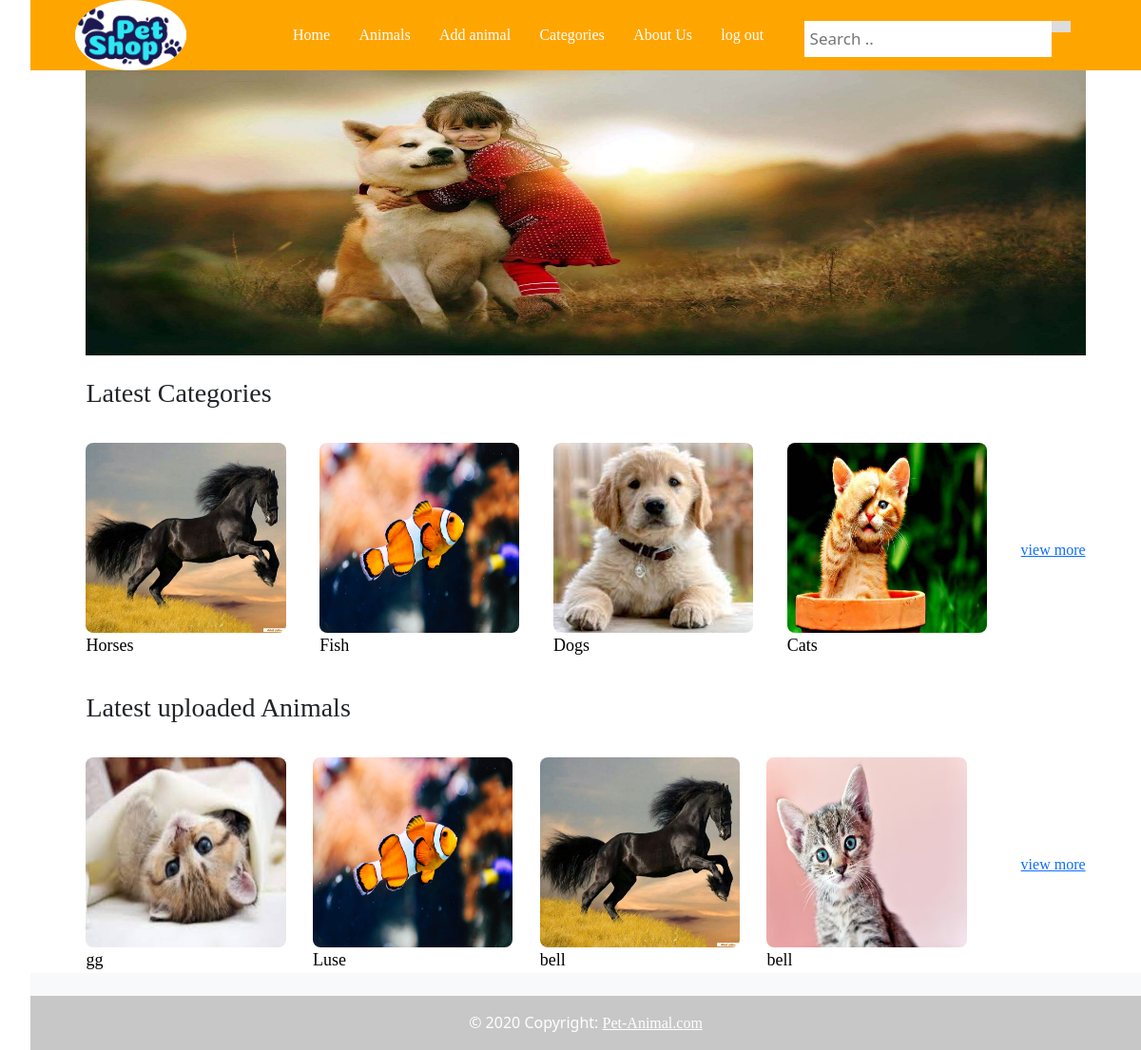
Page /mainPage (signed in) on the earlier database version.
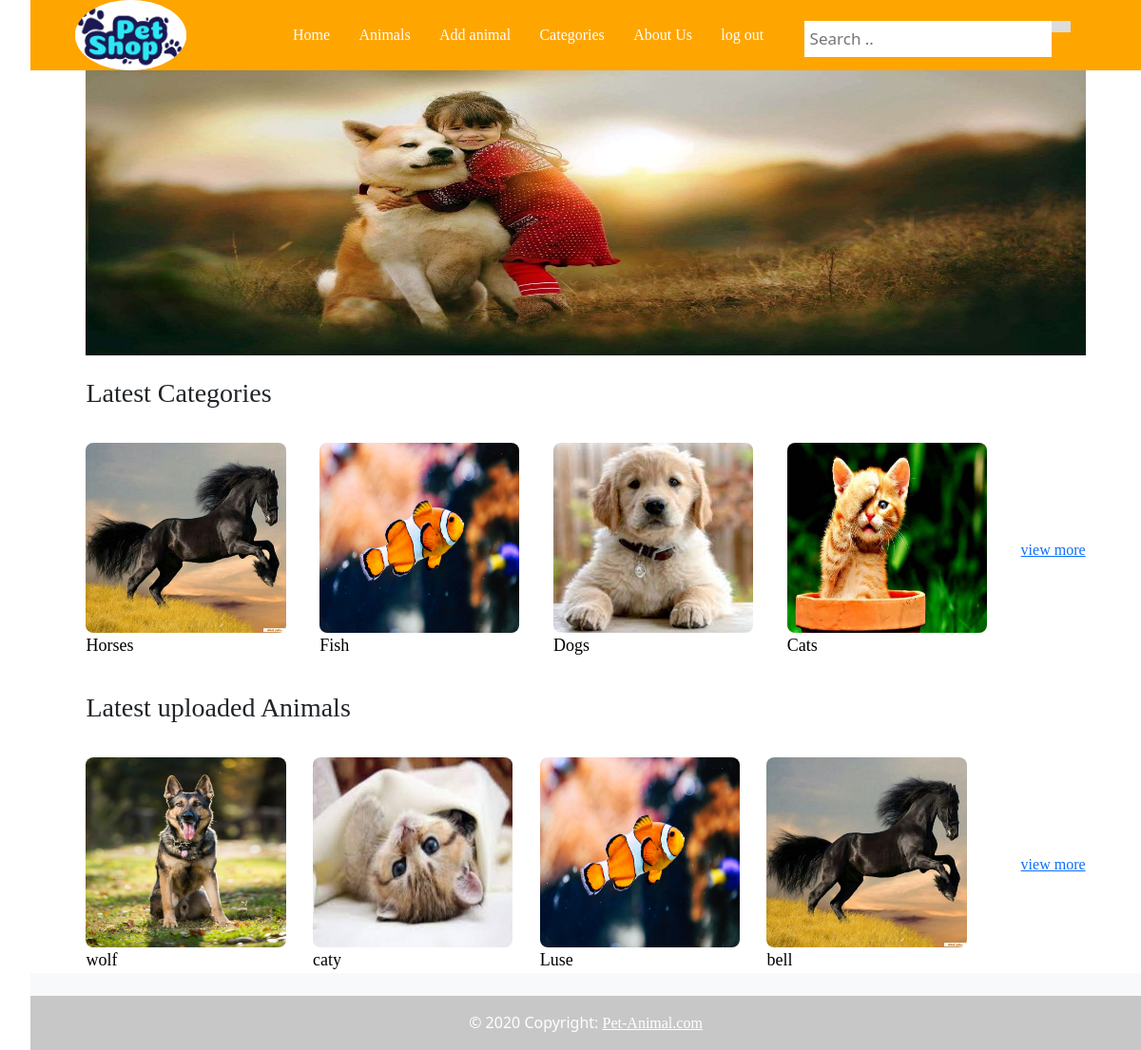
Same page on the later database version.
### user/models.py (models this page shows, shortened)
class Category(models.Model):
    name=models.CharField(max_length=200)
    created_at=models.DateTimeField(auto_now_add=True)
    updated_at=models.DateTimeField(auto_now=True)

class Animal(models.Model):
    animal_name=models.CharField(max_length=200)
    description=models.TextField()
    price=models.IntegerField()
    age=models.FloatField()
    image=models.ImageField(upload_to='Media', blank=True)
    isDelete=models.BooleanField()
    isAccepted=models.BooleanField()
    added_by=models.ForeignKey(User,related_name='added_animals', on_delete=models.CASCADE)
    category=models.ForeignKey(Category,related_name='animals_in_this_category', on_delete=models.CASCADE)
    created_at=models.DateTimeField(auto_now_add=True)
    updated_at=models.DateTimeField(auto_now=True)
    objects=CUserManager()

### user/views.py (the view)
# urls.py: path('mainPage',  views.openMainPage),
def openMainPage(request):
    context={
        'user': User.objects.get(id=request.session['id']),
        'admin': User.objects.get(rule_type=1),
        'lastcategories':models.getLastCategories(),
        'lastAnimals':models.getlastAnimals(),
    }
    return render (request, 'mainPage.html',context)

### user/models.py (called while the page is built)
def getLastCategories():
    last_four = Category.objects.all().order_by('-id')[:4]
    return last_four

### user/templates/mainPage.html (shortened to what this page needs)
<!DOCTYPE html>
<html lang="en">
<head>
    {% load static %}
    <link rel="stylesheet" href="{% static 'css/mainPage.css' %}">
    <link href="https://cdn.jsdelivr.net/npm/bootstrap@5.1.3/dist/css/bootstrap.min.css" rel="stylesheet">
  </head>
<body>
  <ul id="search-results">
    <header>
        <div class="image-container">
            <img src="static/image/LOGO.png"  alt="">
        </div>
        <ul class="nav" style="width: 45%;">
            <li class="nav-item">
              <a  aria-current="page" href="/mainPage">Home</a>
            </li>
            <li class="nav-item">
              <a  href="/showAllAnimals">Animals</a>
            </li>
            <li class="nav-item">
              <a href="/addAnimalPage">Add animal</a>
            </li>
            <li class="nav-item">
              <a href="/allCategories">Categories</a>
            </li>
            <li class="nav-item">
                <a href="/aboutUs">About Us</a>
              </li>
             <li class="nav-item">
              <a href="/">log out </a>
            </li>
          </ul>
        <div class="search-container">
                <div class="input-box">
                    <input type="text" id="search" placeholder="Search .. " required>
                    <button id="search1"></button>
                  </div>
          </div>
    </header>
{% if count > 0 %}
    <ul class="statuss">
        {% for animal in statuss %}
        <div class="animal">
          <a href="/showAnimalInfo/{{animal.id}}"><img src="/Media/{{animal.image}}" style="height:300px ;" alt=""></a>
            <span>{{animal.animal_name}}</span>
        </div>
        {% endfor %}
    </ul>
{% else %}
<div class="img-container">
  <img src="static/image/back2.jpg" alt="" style="height: 300px;">
</div>
<h3>Latest Categories</h3>
<section class="categories">
  {% for category in lastcategories%}
  <div class="category">
      <img src="static/image/cat{{category.id}}.jpg" style="height: 200px;" alt="">
      <span>{{category.name}}</span>
  </div>
  {%endfor%}
  <a href="/allCategories">view more</a>
</section>
<h3>Latest uploaded Animals</h3>
<section class="animals">
  {% for animal in lastAnimals%}
  <div class="animal">
    <a href="/showAnimalInfo/{{animal.id}}"><img src="/Media/{{animal.image}}" style="height:200px ;" alt=""></a>
      <span>{{animal.animal_name}}</span>
  </div>
  {%endfor%}
  <a href="/showAllAnimals">view more</a>
</section>
{% endif %}
<footer class="bg-light text-center text-white">
  <div class="container p-4 pb-0">
  </div>
  <div class="text-center p-3" style="background-color: rgba(0, 0, 0, 0.2);">
    © 2020 Copyright:
    <a class="text-white" href="https://mdbootstrap.com/">Pet-Animal.com</a>
  </div>
</footer>
  </ul>
</body>
</html>

Differences in the rows shown:
no longer on this page (row edited): Animal: image (picture), animal_name "bell"
added Animal: image (picture), animal_name "wolf"
changed Animal: animal_name "gg" → "caty"
